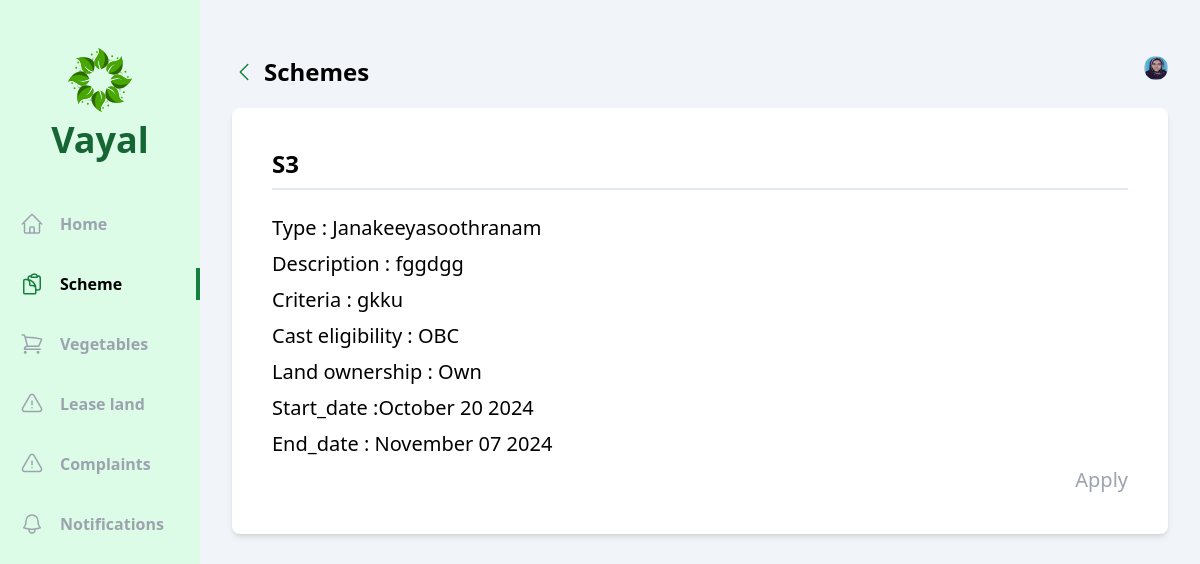
/user/schemes/2/ (signed in), run on the app's committed database.
### officer/models.py (models this page shows, shortened)
class Vayal_User(models.Model):
    account = models.OneToOneField(User, on_delete=models.CASCADE)
    name=models.CharField(max_length=225)
    dob=models.DateField()
    gender= models.CharField(max_length=20, choices=gender)
    phone_number = models.CharField(max_length=10)
    aadhar_number= models.CharField(max_length=12)
    cast=models.CharField(max_length=20, choices=cast)
    house_name=models.CharField(max_length=225)
    place=models.CharField(max_length=225)
    village=models.CharField(max_length=225)
    pincode = models.CharField(max_length=6)
    muncipality=models.CharField(max_length=225,default="Kozhikode")
    district=models.CharField(max_length=225,default="Kozhikode")
    land_ownership=models.CharField(max_length=20, choices=land)
    photo=models.ImageField(upload_to='photos/')
    joined_date=models.DateTimeField(auto_now_add=True)
    vegetable_permission_applied=models.CharField(max_length=225,default="False")
    vegetable_permission=models.CharField(max_length=225, choices=vegetable_permission_status,default="Pending")

class Scheme(models.Model):
    officer=models.ForeignKey(Agricultural_officer, on_delete=models.CASCADE)
    name=models.CharField(max_length=250)
    type=models.CharField(max_length=50,choices=schem_type)
    description=models.CharField(max_length=250)
    criteria=models.CharField(max_length=250)
    cast_eligibility = models.CharField(max_length=50,choices=scheme_cast,default='All')
    land_ownership=models.CharField(max_length=20, choices=land,default='All')
    posted_date=models.DateTimeField(auto_now_add=True)
    start_date=models.DateField()
    end_date=models.DateField()

### vayal_user/views/schemes.py (the view)
# urls.py: path('schemes/<int:id>/',schemes.details,name='details_schemes'),
def details(request,id):
    scheme=Scheme.objects.get(id=id)
    vayal_user = Vayal_User.objects.get(account=request.user)
    context = {
        'scheme': scheme,
        'vayal_user': vayal_user,
    }
    return render(request,'vayal_user/schemes/details.html',context)

### vayal_user/templates/vayal_user/schemes/details.html (shortened to what this page needs)
{% extends 'base.html' %}
{% block content %}
<div class="flex  bg-slate-100">
  <div class="w-2/12 bg-green-100 flex flex-col items-center pb-10">
      <div class="my-12 flex flex-col gap-2 justify-center items-center">
          <h1 class="text-4xl font-bold text-green-800 ">Vayal</h1>
      </div>
      <ul class="flex flex-col gap-7 w-full font-bold text-gray-400">
        <li class="w-full flex items-center px-5 py-1 gap-4 group hover:text-gray-500 cursor-pointer hover:border-green-700 hover:border-r-4">
              <a href="{% url 'vayal_user:home' %}">Home</a>
          </li>
          <li class="w-full flex items-center px-5 py-1 gap-4 border-r-4 text-black border-green-700">
              <a href="{% url 'vayal_user:schemes' %}">Scheme</a>
          </li>
          <li class="w-full flex items-center px-5 py-1 gap-4 group hover:text-gray-500 cursor-pointer hover:border-green-700 hover:border-r-4">
            <a href="{% url 'vayal_user:vegetables' %}">Vegetables</a>
        </li>
        <li class="w-full flex items-center px-5 py-1 gap-4 group hover:text-gray-500 cursor-pointer hover:border-green-700 hover:border-r-4">
            <a href="{% url 'vayal_user:lease_land' %}">Lease land</a>
        </li>
        <li class="w-full flex items-center px-5 py-1 gap-4 group hover:text-gray-500 cursor-pointer hover:border-green-700 hover:border-r-4">
            <a href="{% url 'vayal_user:complaints' %}">Complaints</a>
        </li>
        <li class="w-full flex items-center px-5 py-1 gap-4 group hover:text-gray-500 cursor-pointer hover:border-green-700 hover:border-r-4">
            <a href="{% url 'vayal_user:notifications' %}">Notifications</a>
        </li>
      </ul>
    </div>
    <div class="w-10/12 h-screen overflow-y-auto px-8 py-14">
      <div class="flex justify-between mb-5">
        <div class="flex items-center gap-2">
            <a class="text-green-700" href="{% url 'vayal_user:schemes' %}">
                <svg xmlns="http://www.w3.org/2000/svg" fill="none" viewBox="0 0 24 24" stroke-width="1.5" stroke="currentColor" class="w-6 h-6">
                    <path stroke-linecap="round" stroke-linejoin="round" d="M15.75 19.5L8.25 12l7.5-7.5" />
                </svg>
            </a>
            <h1 class="text-2xl font-bold">Schemes</h1>
        </div>
          <div class="relative">
            <img id="profile" src="/uploads/{{vayal_user.photo}}" class="h-6 w-6 rounded-full cursor-pointer" alt="">
          </div>
      </div>
        <div class="max-h-xl mx-auto   p-6 bg-white rounded-lg shadow-md ">
            <div class="flex flex-col text-xl bg-white p-4 rounded-md gap-2">
                <span class="text-2xl font-bold mb-4 pb-2 border-b-2 border-slate-200">{{scheme.name }}</span>
                <span> Type : {{scheme.type}}</span>
                <span> Description : {{scheme.description}}</span>
                <span> Criteria : {{scheme.criteria}} </span>
                <span> Cast eligibility : {{scheme.cast_eligibility}} </span>
                <span> Land ownership : {{scheme.land_ownership}} </span>
                <span> Start_date :{{scheme.start_date  | date:"F d Y" }}</span>
                <span>End_date : {{scheme.end_date  | date:"F d Y" }}</span>
                <div class="flex justify-end ">
                    <a href ="{% url 'vayal_user:scheme_apply' scheme.id %}" class="text-xl text-gray-400 ">Apply</a>
                </div>
            </div>
        </div>
    </div>
</div>
{% endblock content %}

### data on the page
Vayal_User: photo (picture)
Scheme: name "S3", type "Janakeeyasoothranam", description "fggdgg", criteria "gkku", cast_eligibility "OBC", land_ownership "Own", start_date "October 20 2024", end_date "November 07 2024"
